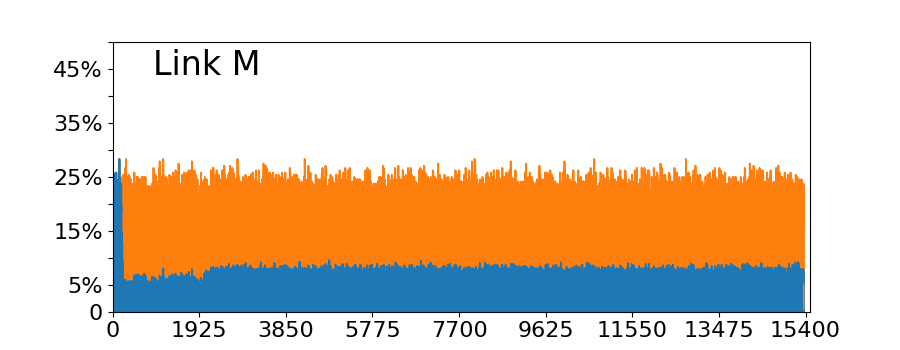

Write Python code to recreate this figure.
import pandas as pd
import matplotlib.pyplot as plt
import csv
import numpy as np

menabled = pd.read_csv("menabled.txt",delimiter='|',usecols=[3],skiprows=12)
mdisabled = pd.read_csv("mdisabled.txt",delimiter='|',usecols=[3],skiprows=12)

sin = [x[0] for x in mdisabled.values.tolist()]
con = [x[0] for x in menabled.values.tolist()]
con= np.array(con)/3

x = len(menabled)

plt.figure(figsize=(9, 3.5))
plt.suptitle('Link M',x= 0.23, y= 0.86, fontsize=24)

plt.plot(mdisabled,color='#FF7F0E',lw=1, label='Disabled')
plt.fill_between(list(range(x)), 0,  sin,color='#FF7F0E')
plt.plot(menabled/3, color='#1F77B4',lw=1, label='Enabled')
plt.fill_between(list(range(x)), 0,  con, color='#1F77B4')


plt.xlim(0,15500)
plt.xticks(np.arange(0, 15500, 1925), ['0', '1925', '3850', '5775', '7700', '9625', '11550', '13475', '15400'], fontsize=16)
plt.ylim(0,4992)
plt.yticks(np.arange(0, 6864, 624), ['0', '5%', '', '15%', '', '25%', '', '35%', '', '45%', ''], fontsize=16)

plt.show()
